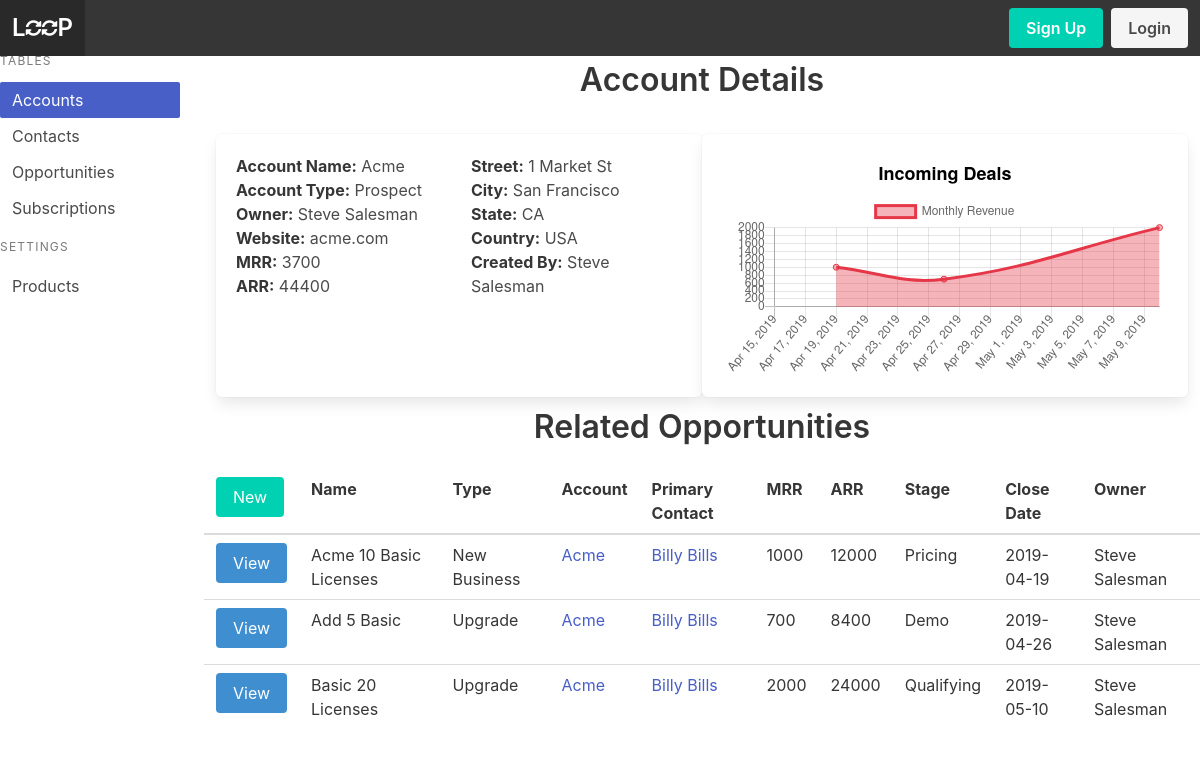
/account/1/r, run on an earlier commit of the app's database.
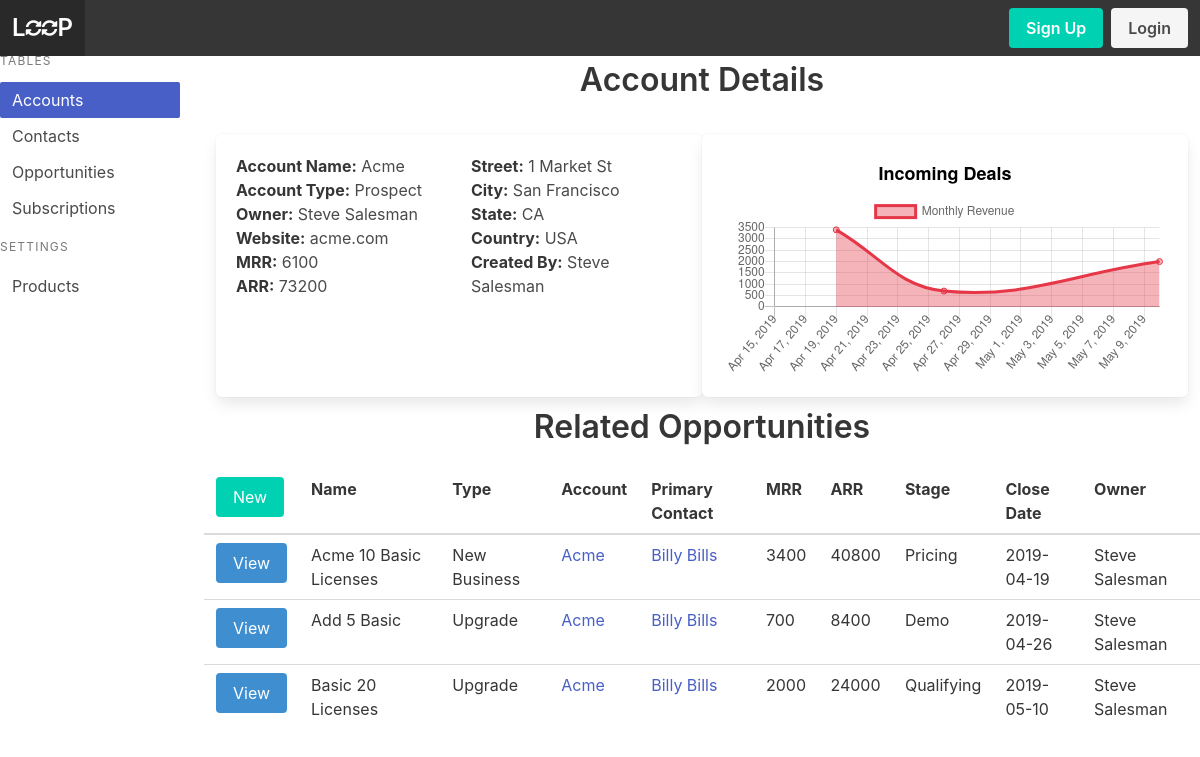
And on a later commit of the database.
### models.py (models this page shows, shortened)
class Account(Model):
    name = CharField()
    owner = ForeignKeyField(model=User, null=True, backref='owner')
    created_by = ForeignKeyField(model=User, null=True, backref='creator')
    account_type = CharField()
    street = CharField()
    city = CharField()
    state = CharField()
    country = CharField()
    website = CharField()
    mrr = DecimalField()
    arr = DecimalField()
    class Meta:
        database = DATABASE

class Opportunity(Model):
    account = ForeignKeyField(model=Account, null=True, backref='opportunity')
    name = CharField()
    owner = ForeignKeyField(model=User, null=True, backref='owner')
    opportunity_type = CharField()
    primary_contact = ForeignKeyField(model=Contact, null=True, backref='opportunity')
    mrr = DecimalField()
    arr = DecimalField()
    stage = CharField()
    close_date = DateField()
    created_by = ForeignKeyField(model=User, null=True, backref='creator')
    class Meta:
        database = DATABASE

class Contact(Model):
    account = ForeignKeyField(model=Account, null=True, backref='contact')
    owner = ForeignKeyField(model=User, null=True, backref='owner')
    created_by = ForeignKeyField(model=User, null=True, backref='creator')
    first_name = CharField()
    last_name = CharField()
    title = CharField()
    department = CharField()
    street = CharField()
    city = CharField()
    state = CharField()
    country = CharField()
    phone = CharField()
    email = CharField()
    class Meta:
        database = DATABASE

class User(UserMixin, Model):
    username = CharField(unique=True)
    fullname = CharField()
    email = CharField(unique=True)
    password = CharField(max_length=100)
    joined_at = DateTimeField(default=datetime.datetime.now)
    is_admin = BooleanField(default=False)
    class Meta:
        database = DATABASE

### app.py (the view)
@app.route('/account', methods=['GET'])
@app.route('/account/', methods=['GET'])
@app.route('/account/r', methods=['GET'])
@app.route('/account/<accountid>', methods=['GET'])
@app.route('/account/<accountid>/', methods=['GET'])
@app.route('/account/<accountid>/r', methods=['GET'])
def account(accountid=None):
    accounts = models.Account.select()
    title = 'Accounts'
    acct_w_opps = models.Account.select(models.Account.id, models.Account.name, fn.COUNT(models.Opportunity.id).alias('open_opps')).join(models.Opportunity, JOIN.LEFT_OUTER, on=((models.Account.id == models.Opportunity.account_id) & (models.Opportunity.stage != 'Closed Won') & (models.Opportunity.stage != 'Lost'))).group_by(models.Account.id, models.Account.name)
    if accountid != None:
        title = 'Account Details'
        account = models.Account.select().where(accountid == models.Account.id).get()
        opportunities = models.Opportunity.select().where(accountid == models.Opportunity.account_id)
        return render_template('account-detail.html', account=account, user=g.user._get_current_object(), opportunities=opportunities, title=title)
    print(acct_w_opps)
    return render_template('account.html', accounts=accounts, title=title, acct_w_opps=acct_w_opps)

### app.py (called while the page is built)
@app.before_request
def before_request():
    g.db = models.DATABASE
    g.db.connect()
    g.user = current_user

@app.after_request
def after_request(response):
    g.db.close()
    return response

### templates/account-detail.html (shortened to what this page needs)
{% extends 'index.html' %}
{% from 'macros.html' import render_opportunity %}
{% block content %}
<div class='tile is-parent'>
    <div class="tile is-child box">
        <div class="columns">
            <div class='column'>
                <p><strong>Account Name:</strong> {{account.name}}</p>
                <p><strong>Account Type:</strong> {{account.account_type}}</p>
                <p><strong>Owner:</strong> {{account.owner.fullname}}</p>
                <p><strong>Website:</strong> {{account.website}}</p>
                <p><strong>MRR:</strong> {{account.mrr}}</p>
                <p><strong>ARR:</strong> {{account.arr}}</p>
            </div>
            <div class='column'>
                <p><strong>Street:</strong> {{account.street}}</p>
                <p><strong>City:</strong> {{account.city}}</p>
                <p><strong>State:</strong> {{account.state}}</p>
                <p><strong>Country:</strong> {{account.country}}</p>
                <p><strong>Created By:</strong> {{account.created_by.fullname}}</p>
            </div>
        </div>
    </div>
    <div class="tile is-child box">
        <canvas id='graph-1'></canvas>
    </div>
</div>
<div class='level'>
    <p class='title level-item'>Related Opportunities</p>
</div>
<table class="table is-fullwidth is-hoverable">
        <thead>
            <tr>
                <td><a class='button is-primary' href="{{url_for('create_opportunity', accountid=account.id)}}">New</a></td>
                <th>Name</th>
                <th>Type</th>
                <th>Account</th>
                <th>Primary Contact</th>
                <th>MRR</th>
                <th>ARR</th>
                <th>Stage</th>
                <th>Close Date</th>
                <th>Owner</th>
            </tr>
        </thead>
        <tbody>
            {% for opportunity in opportunities %}
                {{ render_opportunity(opportunity) }}
            {% endfor %}
        </tbody>
</table>
<script>
    $(document).ready(function() {
        let graph1 = $('#graph-1');
        let graph1Chart = new Chart(graph1,{
            type: 'line',
            data: {
                labels : [{% for opportunity in opportunities %}
                            moment("{{opportunity.close_date}}").format("YYYY-MM-DD"),
                            {% endfor %}],
                datasets : [{
                    backgroundColor: '#e5374860',
                    borderColor: '#e53748',
                    hoverBorderColor: 'black',
                    label: 'Monthly Revenue',
                    yAxisID: 'mrr-left',
                    data : [
                        {% for opportunity in opportunities %}
                            "{{opportunity.mrr}}",
                        {% endfor %}
                        ]
                }]
            },
            options: {
                scales: {
                    yAxes: [{
                        id: 'mrr-left',
                        position: 'left',
                        ticks: {
                            beginAtZero: true,
                        }
                    }],
                    xAxes: [{
                        type: 'time',
                        time: {
                            displayFormats: {
                                'day': 'll'
                            },
                            min: moment().format('ll')
                        }
                    }]
                },
                title: {
                    display: true,
                    text: 'Incoming Deals',
                    fontSize: 18,
                    fontColor: 'black'
                }
            }
        });
        $('#account-menu').addClass('is-active');
    });
</script>
{% endblock %}

### templates/macros.html (shortened to what this page needs)
{% macro render_opportunity(opportunity) %}
    <tr>
        <td><a class='button is-info' href="{{url_for('opportunity', opportunityid=opportunity.id)}}">View</a></td>
        <td>{{opportunity.name}}</td>
        <td>{{opportunity.opportunity_type}}</td>
        <td>{% if opportunity.account %}<a href="{{url_for('account', accountid=opportunity.account.id)}}">{{opportunity.account.name}}</a>{% endif %}</td>
        <td>{% if opportunity.primary_contact %}<a href="{{url_for('contact',contactid=opportunity.primary_contact.id)}}">{{opportunity.primary_contact.first_name + ' ' + opportunity.primary_contact.last_name}}</a>{% endif %}</td>
        <td>{{opportunity.mrr}}</td>
        <td>{{opportunity.arr}}</td>
        <td>{{opportunity.stage}}</td>
        <td>{{opportunity.close_date}}</td>
        <td>{% if opportunity.owner %}{{opportunity.owner.fullname}}{% endif %}</td>
    </tr>
{% endmacro %}

What changed in the data, as far as the page shows it:
changed Account "Acme": mrr "3700" → "6100"; arr "44400" → "73200"
changed Opportunity "Acme 10 Basic Licenses": mrr "1000" → "3400"; arr "12000" → "40800"
Also different on the page:
chart data {{ opportunity.mrr }}: 1000, 700, 2000 → 3400, 700, 2000
